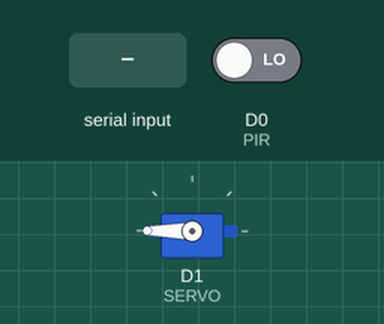
This sketch was run on a simulated ESP8266 (NodeMCU). Parts: servo. The inputs (shaded band) are chosen by the test bench; at power-on: D0 (PIR) LOW. What the sketch prints to the serial monitor is not drawn.

Above: at 2.8 s.
2.9 s: "open" received over Serial
At 5.46 s:
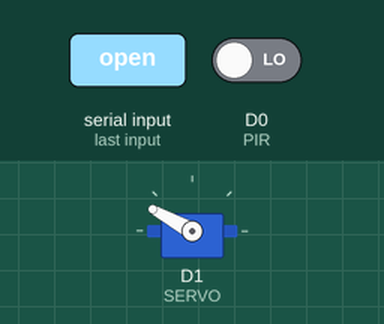
At 6.06 s:
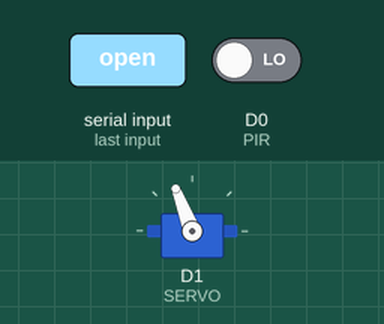
Timing chart, 0 to 12.2 s (numbered marks = the images above; inputs shaded):
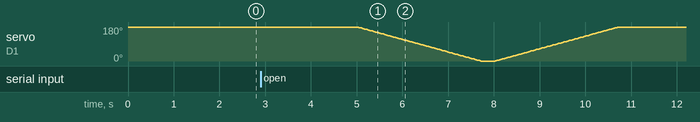

The sketch:

device.ino
```cpp
#include <Servo.h>

#define PIR D0
#define SERVO D1
#define INTERVAL 1000

Servo servo;

int pos;
unsigned long previousMillis = 0;

void abre() {
  delay(1000);
  for (pos = 180; pos >= 0; pos--) {
    servo.write(pos);
    delay(15);
  }

  delay(300);
  fecha();
}

void fecha() {
  for (pos = 0; pos < 180; pos++) {
    servo.write(pos);
    delay(15);
  }
}

boolean feedTime() {
  unsigned long currentMillis = millis();

  if (currentMillis - previousMillis >= INTERVAL) {
    previousMillis = currentMillis;
    return true;
  }
  else {
    return false;
  }
}

void setup() {
  Serial.begin(9600);
  pinMode(PIR, INPUT);
  servo.attach(SERVO);
  servo.write(180);
}

void loop() {
  if (Serial.available() > 0) {
    if (Serial.readString() == "open") {
      abre();
    }
  }

  if (digitalRead(PIR) && feedTime()) {
    Serial.println(1);
  }
  else {
    Serial.println(0);
  }

  delay(1000);
}
```
